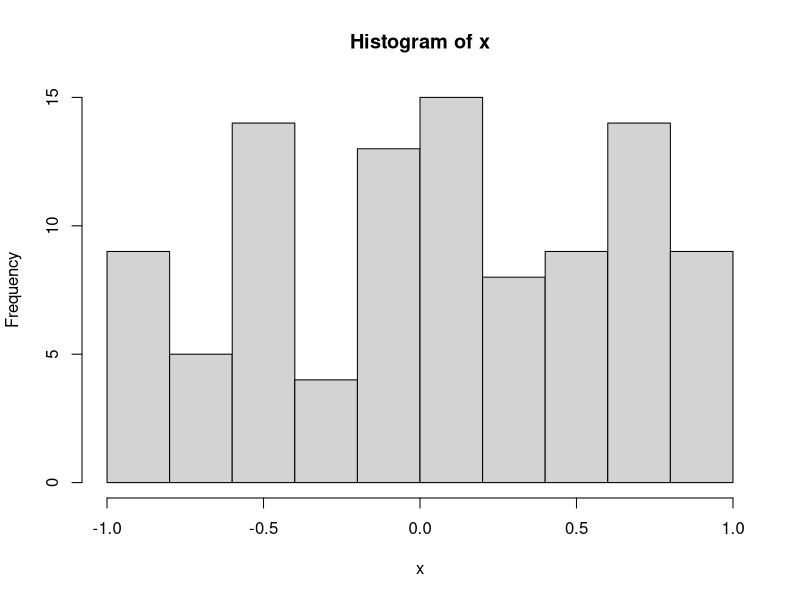
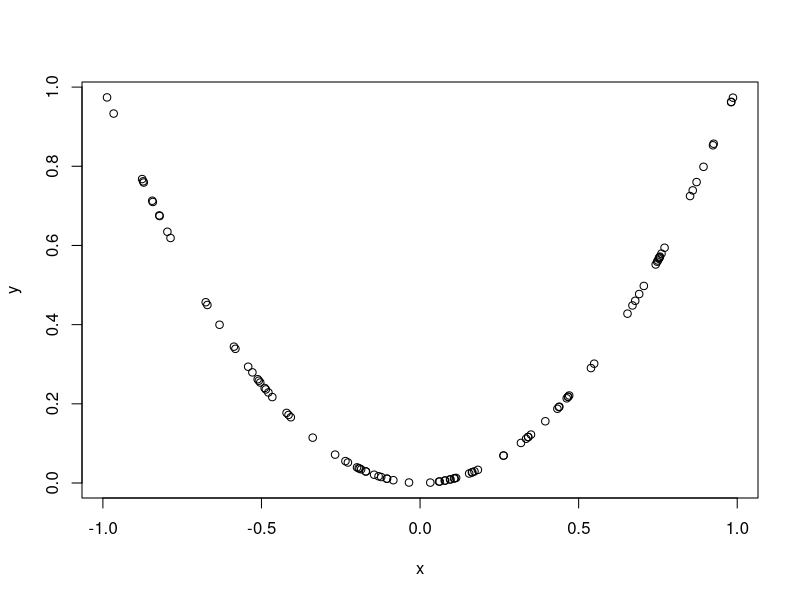
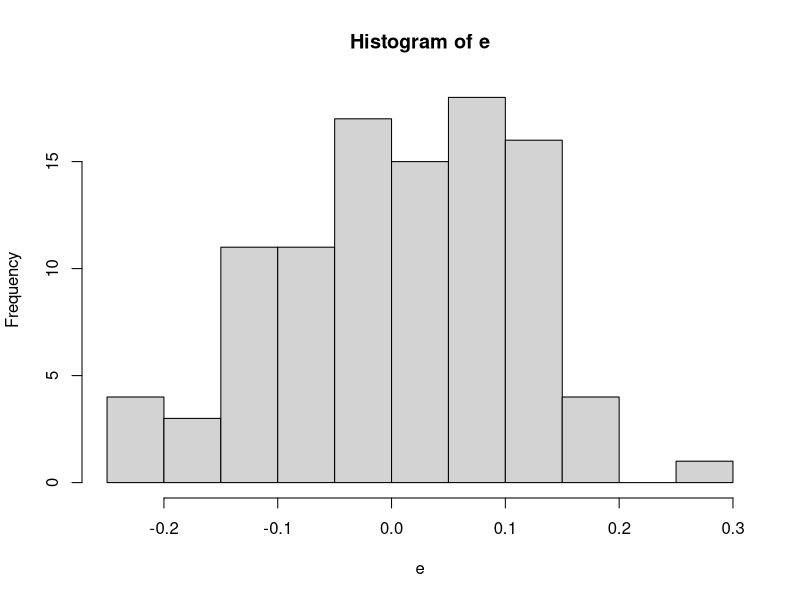
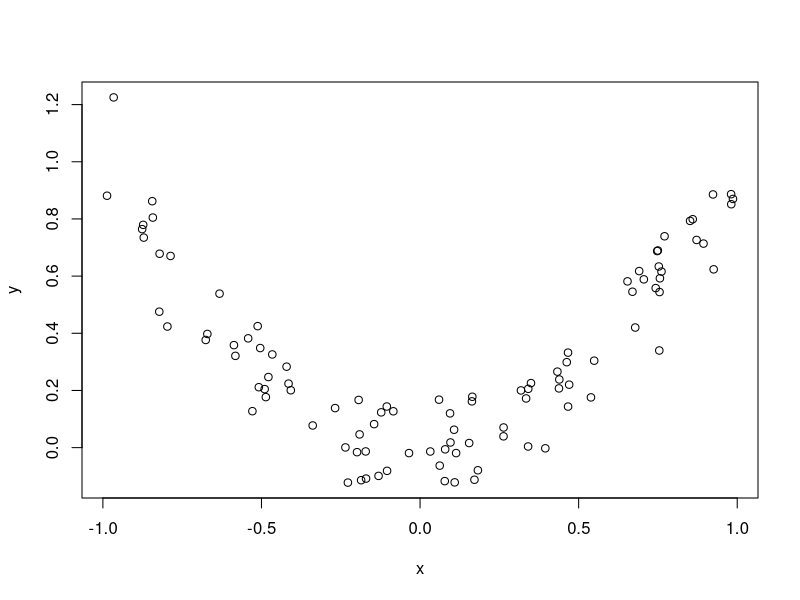
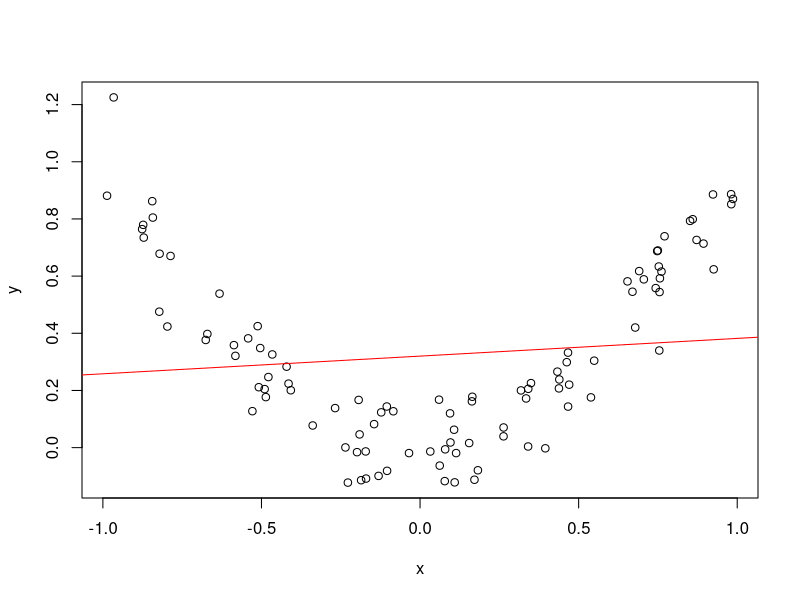

Recreate these plots in R, in order. (Note: this script raises an error after producing the figures.)
# ---
# jupyter:
#   jupytext:
#     formats: ipynb,Rmd,R
#     text_representation:
#       extension: .R
#       format_name: light
#       format_version: '1.5'
#       jupytext_version: 1.9.1
#   kernelspec:
#     display_name: R
#     language: R
#     name: ir
# ---

# # Lab 4 - KNN Regression and Evaluation
# ## lecture 4

install.packages('FNN')

# # simulation

?runif

x = runif(100,-1,1)
hist(x)

y = x^2 # f(x) = x^2
plot(x,y)

e = rnorm(100,0,1/10)
hist(e)

y = x^2 + e
plot(x,y)

# # using linear regression

mod = lm(y~x) # y = b0 + b1*x
summary(mod)

plot(x,y)
abline(coef(mod),col='red')
lines(x[x_ord],x[x_ord]^2,col='blue')
dim(model.matrix(mod))

# # KNN

library('FNN')
?knn.reg

X = array(x,c(100,1))
Y = array(y,c(100,1))
knn_mod = knn.reg(train=X,y=Y,test=X,k=10)

names(knn_mod)

length(knn_mod$pred) # these are the predictions

plot(x,y)
x_ord  = order(x)
lines(x[x_ord],knn_mod$pred[x_ord],col='red')
lines(x[x_ord],x[x_ord]^2,col='blue')

# ## k = 3

knn_mod = knn.reg(train=X,y=Y,test=X,k=3)
plot(x,y)
lines(x[x_ord],knn_mod$pred[x_ord],col='red')
lines(x[x_ord],x[x_ord]^2,col='blue')

# # k = 1

knn_mod = knn.reg(train=X,y=Y,test=X,k=1)
plot(x,y)
lines(x[x_ord],knn_mod$pred[x_ord],col='red')
lines(x[x_ord],x[x_ord]^2,col='blue')

# # k = 100

knn_mod = knn.reg(train=X,y=Y,test=X,k=100)
plot(x,y)
lines(x[x_ord],knn_mod$pred[x_ord],col='red')
lines(x[x_ord],x[x_ord]^2,col='blue')

mean(y)

head(knn_mod$pred)

# # k = 25

knn_mod = knn.reg(train=X,y=Y,test=X,k=25)
plot(x,y)
lines(x[x_ord],knn_mod$pred[x_ord],col='red')
lines(x[x_ord],x[x_ord]^2,col='blue')

# # Can do we do this with a linear model?

lin_mod = lm(y~I(x^2)) # y = b0+b1x^2
plot(x,y)
lines(x[x_ord],predict(lin_mod)[x_ord],col='red')
lines(x[x_ord],x[x_ord]^2,col='blue')

lin_mod = lm(y~x+I(x^4)) # y = b0+b1x^2
plot(x,y)
lines(x[x_ord],predict(lin_mod)[x_ord],col='red')
lines(x[x_ord],x[x_ord]^2,col='blue')
dim(model.matrix(lin_mod))
